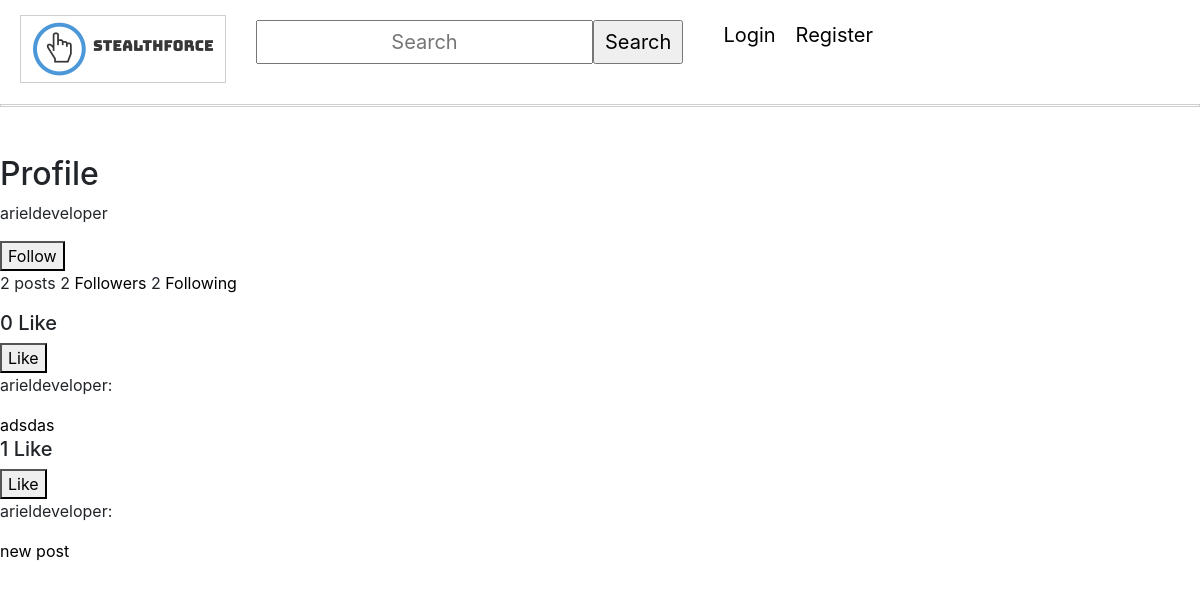
Page /user/arieldeveloper/ on the earlier database version.
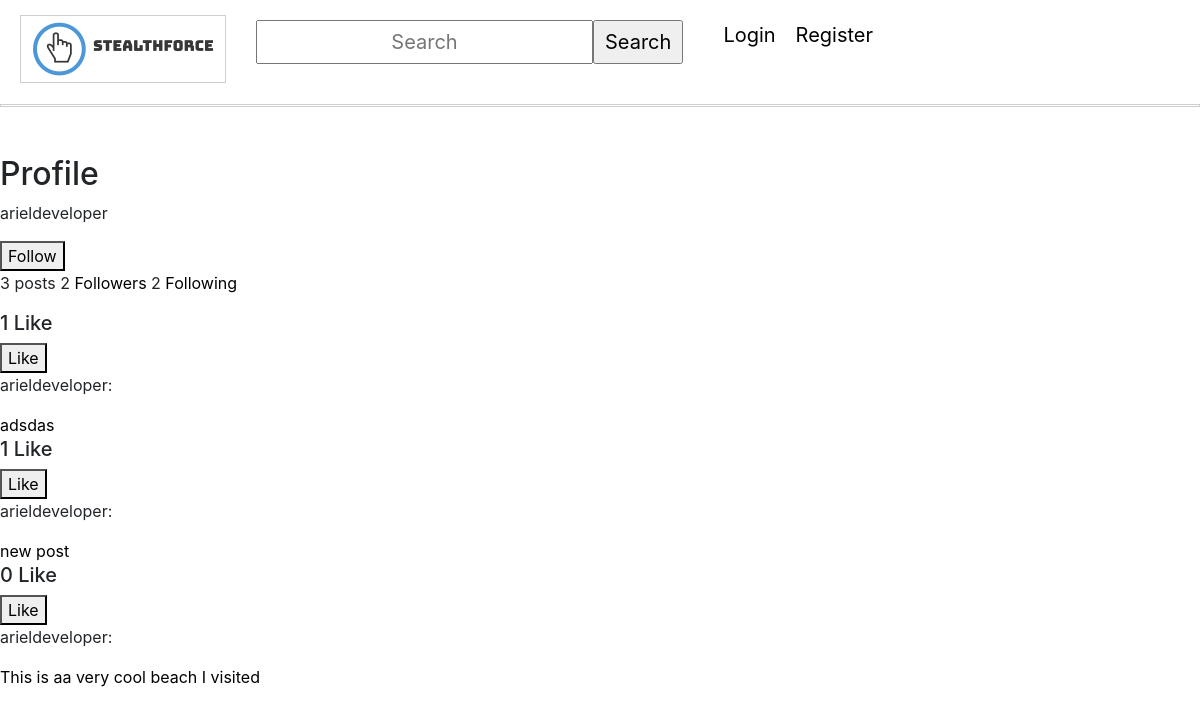
Same page on the later database version.
### feed/models.py (models this page shows, shortened)
class FeedItem(models.Model):
    caption = models.CharField(max_length=255, blank=True, null=True) #Allow user
    owner = models.ForeignKey(User, on_delete=models.CASCADE)
    created_time = models.DateTimeField(auto_now_add=True)
    updated_time = models.DateTimeField(auto_now_add=True)
    image = models.ImageField(null=True, blank=True)
    liked = models.ManyToManyField(User, default=None, blank=True, related_name='liked')
    @property
    def number_of_likes(self):
        return self.liked.all().count()

### users/models.py (models this page shows, shortened)
class Account(AbstractBaseUser):
    email = models.EmailField(verbose_name="email", max_length=60, unique=True)
    username = models.CharField(max_length=30, unique=True)
    date_joined = models.DateTimeField(verbose_name='date joined', auto_now_add=True)
    last_login = models.DateTimeField(verbose_name='last login', auto_now=True)
    is_admin = models.BooleanField(default=False)
    is_staff = models.BooleanField(default=False)
    is_superuser = models.BooleanField(default=False)
    is_active = models.BooleanField(default=True)
    followers = models.ManyToManyField("Account", blank=True, symmetrical=False, related_name="people_followers")
    following = models.ManyToManyField("Account", blank=True, symmetrical=False, related_name="people_following")
    profile_picture = models.ImageField(null=True, blank=True, default = 'static/default.png')
    USERNAME_FIELD = 'email' #allows user to login with email instead of username/id
    REQUIRED_FIELDS = ['username']
    objects = MyAccountManager()

### users/views.py (the view)
# urls.py: path('user/<str:username>/', user_views.user_profile_view, name='profile'),
def user_profile_view(request, username):
    user_being_viewed = get_object_or_404(User, username=username)
    posts = FeedItem.objects.filter(owner=user_being_viewed)
    if 'follow' in request.POST or 'unfollow' in request.POST:
        follow_or_unfollow(user_being_viewed, request.user)
    elif 'message' in request.POST:
        pass
    context = {
        'request_user': request.user,
        'user_viewed': user_being_viewed,
        'user_posts': posts,
    }
    return render(request, "users/profile.html", context)

### users/templates/users/profile.html (shortened to what this page needs)
{% extends 'main_app/base.html' %}
{% block body %}
<h2>Profile</h2>
    <p>{{ user_viewed.username }}  </p>
        {% if request_user.username == user_viewed.username %}
            <form method="get" action="/accounts/edit/">
                <button type="submit">Edit Profile</button>
            </form>
        {% else %}
            <form method="POST" action="">
                {% if request_user in user_viewed.followers.all %}
                    <button type="submit" name="unfollow">Unfollow</button>
                    <button type="submit" name="message">Message</button>
                {% else %}
                    <button type="submit" name="follow">Follow</button>
                    {% endif %}
            </form>
        {% endif %}
    <p>{{ user_posts.count }} posts {{ user_viewed.followers.count }} <a href="/user/{{ user_viewed.username }}/followers">Followers</a> {{ user_viewed.following.count }} <a href="/user/{{ user_viewed.username }}/following">Following</a></p>
     {% for user_post in user_posts %}
         <h5>{{ user_post.number_of_likes }} Like</h5>
        <form action = "{% url 'like' %}" method="POST">
            {% if user not in user_post.liked.all %}
                <button type="submit">Like</button>
            {% else %}
                <button type="submit">Unlike</button>
            {% endif %}
            <p> {{ user_post.owner.username }}:</p> <a href="{% url 'feed-detail' user_post.id %}"> {{ user_post.caption }}</a>
        </form>
    {% endfor %}
{% endblock %}

Differences in the rows shown:
computed for FeedItem "adsdas": number_of_likes "0" → "1"
added FeedItem: number_of_likes "0", shows "Like", owner.username "arieldeveloper", caption "This is aa very cool beach I visited"
Other differences:
{{ user_posts.count }}: "2" → "3"
